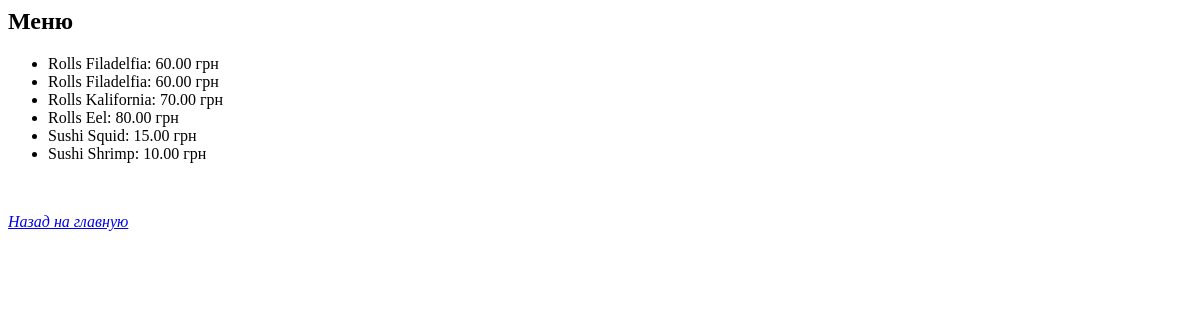
Before: /sushi_rinjin/menu/ with the older database file.
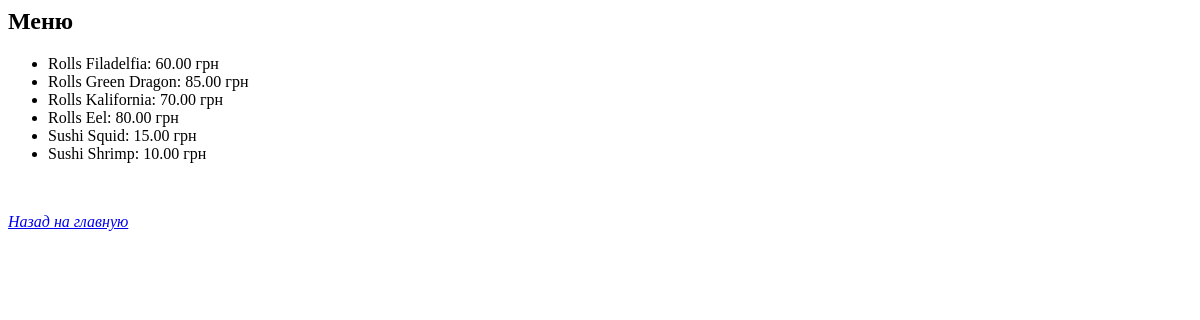
After: the same page with the newer database file.
### sushi_rinjin/models/menu.py (models this page shows)
class Menu(models.Model):
    dish_name = models.CharField(max_length=50)
    price = models.DecimalField(max_digits=4, decimal_places=2)
    ingredients = models.ManyToManyField(Ingredients)

### sushi_rinjin/views/view_menu.py (the view)
# urls.py: url(r'menu/', view_menu.index, name='menu'),
def index(request):
    list_of_dishes = Menu.objects.all()
    context = {'dishes': list_of_dishes}
    return render(request, 'sushi_rinjin/menu.html', context)

### sushi_rinjin/templates/sushi_rinjin/menu.html
<h2>Меню</h2>
<div>
{% if dishes %}
    <ul>
    {% for dish in dishes %}
        <li>{{dish.dish_name}}: {{dish.price}} грн</li>
    {% endfor %}
    </ul>
{% else %}
    <p>No dishes in the Menu</p>
{% endif %}
<br>
<p>
    <em><a href="/sushi_rinjin/">Назад на главную</a></em>
</p>
</div>

Changed rows visible on the page:
changed Menu: dish_name "Rolls Filadelfia" → "Rolls Green Dragon"; price "60.00" → "85.00"
